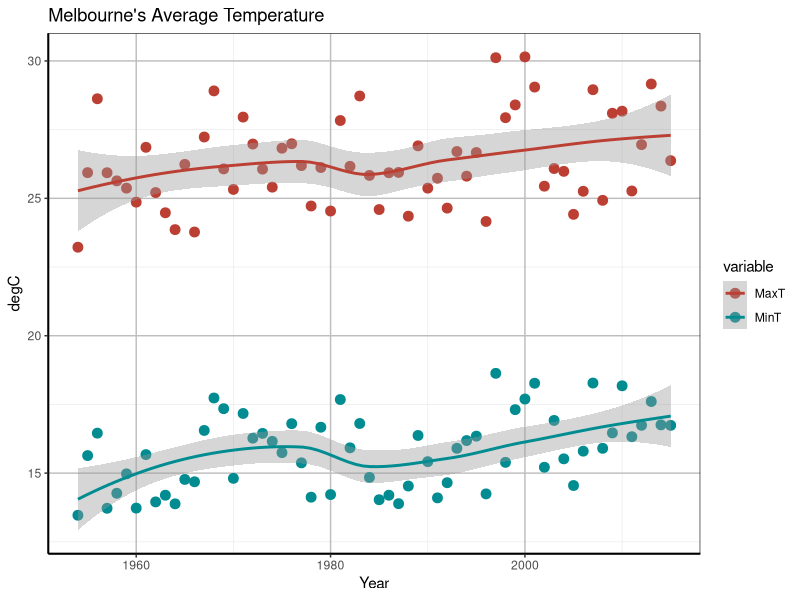

The R script that drew this image:
melb <- read.csv("data/melbourne.csv", as.is=TRUE, header=TRUE)
library(dplyr)
library(ggplot2)
library(reshape2)



melb <- na.omit(melb)

max.temp <- select(melb, everything())%>%
  filter(Month == 2 )%>%
  filter(Year >= 1954)%>%
  group_by(Year)%>%
  summarize(MaxT = mean(Max), MinT = mean(Min))

tall.temp <- melt(max.temp, id.vars="Year")

plot <- ggplot(tall.temp, aes(Year,value, col=variable)) + 
        geom_point(size=3) + 
        geom_smooth(method=loess) + 
        ggtitle("Melbourne's Average Temperature") +
        scale_color_hue(l=45) +
        ylab("degC") 

plot <- plot + theme_bw()

plot <- plot + theme(panel.grid.major = element_line(size = 0.5, color = "grey"), axis.line = element_line(size = 0.7, color = "black"))    
plot
  